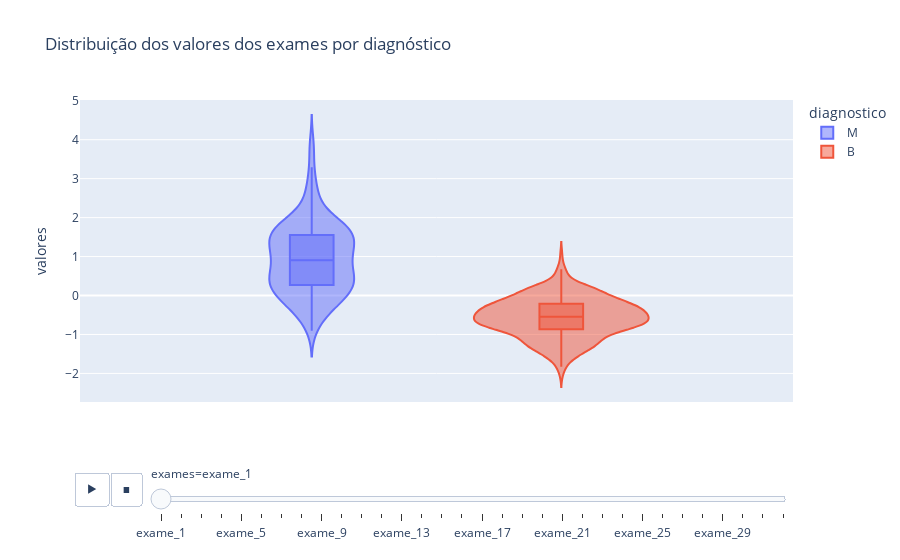

The notebook cell saved with this chart:
### Markdown cell above
# Avaliando os exames

### Code cell
import plotly.express as px
from sklearn.preprocessing import StandardScaler

padronizador = StandardScaler()
padronizador.fit(valores_exames)
valores_exames_padronizados = padronizador.transform(valores_exames)
valores_exames_padronizados = pd.DataFrame(
    valores_exames_padronizados, columns=valores_exames.columns
)

dados_plot = pd.concat([diagnostico, valores_exames_padronizados], axis=1)
dados_plot_melted = pd.melt(
    dados_plot, id_vars="diagnostico", var_name="exames", value_name="valores"
)

# Create the violin plot
fig = px.violin(
    dados_plot_melted,
    y="valores",
    box=True,
    points=False,
    color="diagnostico",
    orientation="v",
    violinmode="group",
    animation_frame="exames",
    title="Distribuição dos valores dos exames por diagnóstico"
)
fig.show()

### Figure 1 — Plotly figure (JSON) as saved in the notebook; plotly's stock layout.template omitted (floating-point values rounded to 4 significant figures; data arrays with more than 128 entries replaced by an {"elided": "..."} marker saying what was removed)
{"data": [{"alignmentgroup": "True", "box": {"visible": true}, "hovertemplate": "diagnostico=M<br>exames=exame_1<br>valores=%{y}<extra></extra>", "legendgroup": "M", "marker": {"color": "#636efa"}, "name": "M", "offsetgroup": "M", "orientation": "v", "points": false, "scalegroup": "True", "showlegend": true, "type": "violin", "x0": " ", "xaxis": "x", "y": {"elided": "212 float values"}, "y0": " ", "yaxis": "y"}, {"alignmentgroup": "True", "box": {"visible": true}, "hovertemplate": "diagnostico=B<br>exames=exame_1<br>valores=%{y}<extra></extra>", "legendgroup": "B", "marker": {"color": "#EF553B"}, "name": "B", "offsetgroup": "B", "orientation": "v", "points": false, "scalegroup": "True", "showlegend": true, "type": "violin", "x0": " ", "xaxis": "x", "y": {"elided": "357 float values"}, "y0": " ", "yaxis": "y"}], "layout": {"legend": {"title": {"text": "diagnostico"}, "tracegroupgap": 0}, "sliders": [{"active": 0, "currentvalue": {"prefix": "exames="}, "len": 0.9, "pad": {"b": 10, "t": 60}, "steps": [{"args": [["exame_1"], {"frame": {"duration": 0, "redraw": true}, "fromcurrent": true, "mode": "immediate", "transition": {"duration": 0, "easing": "linear"}}], "label": "exame_1", "method": "animate"}, {"args": [["exame_2"], {"frame": {"duration": 0, "redraw": true}, "fromcurrent": true, "mode": "immediate", "transition": {"duration": 0, "easing": "linear"}}], "label": "exame_2", "method": "animate"}, {"args": [["exame_3"], {"frame": {"duration": 0, "redraw": true}, "fromcurrent": true, "mode": "immediate", "transition": {"duration": 0, "easing": "linear"}}], "label": "exame_3", "method": "animate"}, {"args": [["exame_4"], {"frame": {"duration": 0, "redraw": true}, "fromcurrent": true, "mode": "immediate", "transition": {"duration": 0, "easing": "linear"}}], "label": "exame_4", "method": "animate"}, {"args": [["exame_5"], {"frame": {"duration": 0, "redraw": true}, "fromcurrent": true, "mode": "immediate", "transition": {"duration": 0, "easing": "linear"}}], "label": "exame_5", "method": "animate"}, {"args": [["exame_6"], {"frame": {"duration": 0, "redraw": true}, "fromcurrent": true, "mode": "immediate", "transition": {"duration": 0, "easing": "linear"}}], "label": "exame_6", "method": "animate"}, {"args": [["exame_7"], {"frame": {"duration": 0, "redraw": true}, "fromcurrent": true, "mode": "immediate", "transition": {"duration": 0, "easing": "linear"}}], "label": "exame_7", "method": "animate"}, {"args": [["exame_8"], {"frame": {"duration": 0, "redraw": true}, "fromcurrent": true, "mode": "immediate", "transition": {"duration": 0, "easing": "linear"}}], "label": "exame_8", "method": "animate"}, {"args": [["exame_9"], {"frame": {"duration": 0, "redraw": true}, "fromcurrent": true, "mode": "immediate", "transition": {"duration": 0, "easing": "linear"}}], "label": "exame_9", "method": "animate"}, {"args": [["exame_10"], {"frame": {"duration": 0, "redraw": true}, "fromcurrent": true, "mode": "immediate", "transition": {"duration": 0, "easing": "linear"}}], "label": "exame_10", "method": "animate"}, {"args": [["exame_11"], {"frame": {"duration": 0, "redraw": true}, "fromcurrent": true, "mode": "immediate", "transition": {"duration": 0, "easing": "linear"}}], "label": "exame_11", "method": "animate"}, {"args": [["exame_12"], {"frame": {"duration": 0, "redraw": true}, "fromcurrent": true, "mode": "immediate", "transition": {"duration": 0, "easing": "linear"}}], "label": "exame_12", "method": "animate"}, {"args": [["exame_13"], {"frame": {"duration": 0, "redraw": true}, "fromcurrent": true, "mode": "immediate", "transition": {"duration": 0, "easing": "linear"}}], "label": "exame_13", "method": "animate"}, {"args": [["exame_14"], {"frame": {"duration": 0, "redraw": true}, "fromcurrent": true, "mode": "immediate", "transition": {"duration": 0, "easing": "linear"}}], "label": "exame_14", "method": "animate"}, {"args": [["exame_15"], {"frame": {"duration": 0, "redraw": true}, "fromcurrent": true, "mode": "immediate", "transition": {"duration": 0, "easing": "linear"}}], "label": "exame_15", "method": "animate"}, {"args": [["exame_16"], {"frame": {"duration": 0, "redraw": true}, "fromcurrent": true, "mode": "immediate", "transition": {"duration": 0, "easing": "linear"}}], "label": "exame_16", "method": "animate"}, {"args": [["exame_17"], {"frame": {"duration": 0, "redraw": true}, "fromcurrent": true, "mode": "immediate", "transition": {"duration": 0, "easing": "linear"}}], "label": "exame_17", "method": "animate"}, {"args": [["exame_18"], {"frame": {"duration": 0, "redraw": true}, "fromcurrent": true, "mode": "immediate", "transition": {"duration": 0, "easing": "linear"}}], "label": "exame_18", "method": "animate"}, {"args": [["exame_19"], {"frame": {"duration": 0, "redraw": true}, "fromcurrent": true, "mode": "immediate", "transition": {"duration": 0, "easing": "linear"}}], "label": "exame_19", "method": "animate"}, {"args": [["exame_20"], {"frame": {"duration": 0, "redraw": true}, "fromcurrent": true, "mode": "immediate", "transition": {"duration": 0, "easing": "linear"}}], "label": "exame_20", "method": "animate"}, {"args": [["exame_21"], {"frame": {"duration": 0, "redraw": true}, "fromcurrent": true, "mode": "immediate", "transition": {"duration": 0, "easing": "linear"}}], "label": "exame_21", "method": "animate"}, {"args": [["exame_22"], {"frame": {"duration": 0, "redraw": true}, "fromcurrent": true, "mode": "immediate", "transition": {"duration": 0, "easing": "linear"}}], "label": "exame_22", "method": "animate"}, {"args": [["exame_23"], {"frame": {"duration": 0, "redraw": true}, "fromcurrent": true, "mode": "immediate", "transition": {"duration": 0, "easing": "linear"}}], "label": "exame_23", "method": "animate"}, {"args": [["exame_24"], {"frame": {"duration": 0, "redraw": true}, "fromcurrent": true, "mode": "immediate", "transition": {"duration": 0, "easing": "linear"}}], "label": "exame_24", "method": "animate"}, {"args": [["exame_25"], {"frame": {"duration": 0, "redraw": true}, "fromcurrent": true, "mode": "immediate", "transition": {"duration": 0, "easing": "linear"}}], "label": "exame_25", "method": "animate"}, {"args": [["exame_26"], {"frame": {"duration": 0, "redraw": true}, "fromcurrent": true, "mode": "immediate", "transition": {"duration": 0, "easing": "linear"}}], "label": "exame_26", "method": "animate"}, {"args": [["exame_27"], {"frame": {"duration": 0, "redraw": true}, "fromcurrent": true, "mode": "immediate", "transition": {"duration": 0, "easing": "linear"}}], "label": "exame_27", "method": "animate"}, {"args": [["exame_28"], {"frame": {"duration": 0, "redraw": true}, "fromcurrent": true, "mode": "immediate", "transition": {"duration": 0, "easing": "linear"}}], "label": "exame_28", "method": "animate"}, {"args": [["exame_29"], {"frame": {"duration": 0, "redraw": true}, "fromcurrent": true, "mode": "immediate", "transition": {"duration": 0, "easing": "linear"}}], "label": "exame_29", "method": "animate"}, {"args": [["exame_30"], {"frame": {"duration": 0, "redraw": true}, "fromcurrent": true, "mode": "immediate", "transition": {"duration": 0, "easing": "linear"}}], "label": "exame_30", "method": "animate"}, {"args": [["exame_31"], {"frame": {"duration": 0, "redraw": true}, "fromcurrent": true, "mode": "immediate", "transition": {"duration": 0, "easing": "linear"}}], "label": "exame_31", "method": "animate"}, {"args": [["exame_32"], {"frame": {"duration": 0, "redraw": true}, "fromcurrent": true, "mode": "immediate", "transition": {"duration": 0, "easing": "linear"}}], "label": "exame_32", "method": "animate"}], "x": 0.1, "xanchor": "left", "y": 0, "yanchor": "top"}], "title": {"text": "Distribuição dos valores dos exames por diagnóstico"}, "updatemenus": [{"buttons": [{"args": [null, {"frame": {"duration": 500, "redraw": true}, "fromcurrent": true, "mode": "immediate", "transition": {"duration": 500, "easing": "linear"}}], "label": "&#9654;", "method": "animate"}, {"args": [[null], {"frame": {"duration": 0, "redraw": true}, "fromcurrent": true, "mode": "immediate", "transition": {"duration": 0, "easing": "linear"}}], "label": "&#9724;", "method": "animate"}], "direction": "left", "pad": {"r": 10, "t": 70}, "showactive": false, "type": "buttons", "x": 0.1, "xanchor": "right", "y": 0, "yanchor": "top"}], "violinmode": "group", "xaxis": {"anchor": "y", "domain": [0, 1]}, "yaxis": {"anchor": "x", "domain": [0, 1], "title": {"text": "valores"}}}}
